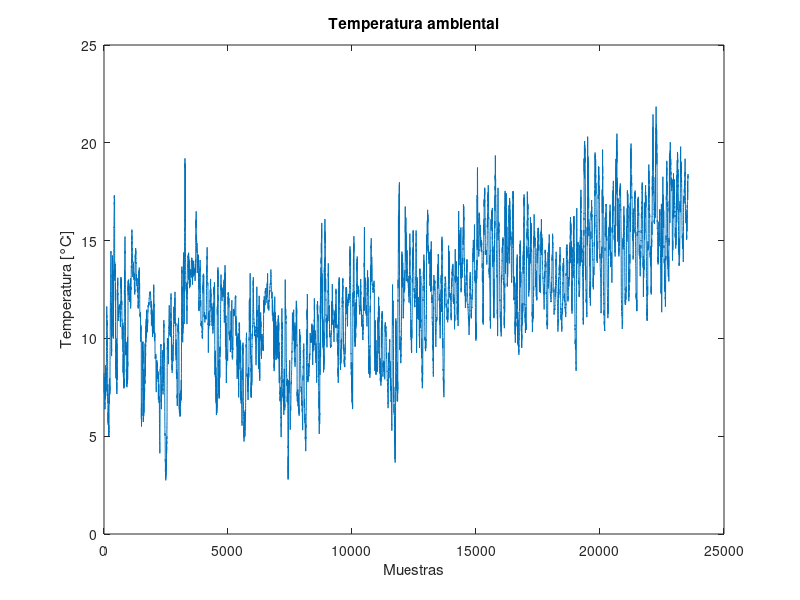

This chart was generated by the following MATLAB code: (Note: this script raises an error after producing the figure.)
clear
clc

addpath("../Toolbox difuso")
%% Cargar datos
load('datos_ejemplo.mat')

% Se eliminan datos NaN, necesario solo para estos datos
nanx = isnan(datos);
t    = 1:numel(datos);
datos(nanx) = interp1(t(~nanx), datos(~nanx), t(nanx));

figure()
plot(datos)
title('Temperatura ambiental')
xlabel('Muestras')
ylabel('Temperatura [°C]')
%% Parametros modelo
max_regs = 144;
max_regs_list = 1:max_regs;
max_clusters = 10;
porcentajes = [20 20 60];

% Se cargan el vector Y de salida y la matriz X de regresores
% Recordar que el orden de Y,X fue elegido arbitrariamente y su forma
% dependera de cada implementacion

% [y, x] = autoregresores(datos, max_regs);
% 
% [Y.val , Y.test, Y.ent, X.val, X.test, X.ent] = separar_datos(y, x, porcentajes);
load("autorregresores.mat")


%% Optimizar modelo - Reglas
[err_test, err_ent] = clusters_optimo(Y.test, Y.ent, X.test, X.ent, max_clusters);
figure()
plot(err_test, 'b')
hold on
plot(err_ent, 'r')
legend('Error de test', 'Error de entrenamiento')

%% Optimizar modelo - Regresores
[p, indices] = sensibilidad(Y.ent, X.ent, 2); % 2 es el numero de clusters elegido anteriormente

% Elijo los primeros 3 regresores a partir del analisis anterior
x_optim_ent = X.ent(:, [1 2 3]);
x_optim_val = X.val(:, [1 2 3]);


%% Entrenar modelo
[model, ~] = TakagiSugeno(Y.ent, x_optim_ent, 2, [1 2 2]);

%% Predicciones
y_hat = ysim(x_optim_val, model.a, model.b, model.g);

figure()
plot(Y.val, '.b')
hold on
plot(y_hat, 'r')

legend('Valor real', 'Valor esperado')

